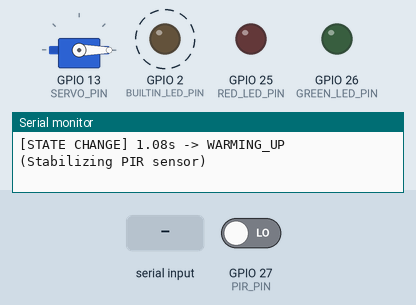
A sketch run on a simulated ESP32. On the bench: servo, output pins drawn as LEDs (lit = HIGH), the last lines printed to the serial monitor. Dashed ring = blinking. Inputs (shaded band) come from the test bench; at power-on: GPIO 27 (PIR_PIN) LOW.

Above: at 1.88 s.
2.3 s: "l\n" received over Serial
At 2.8 s:
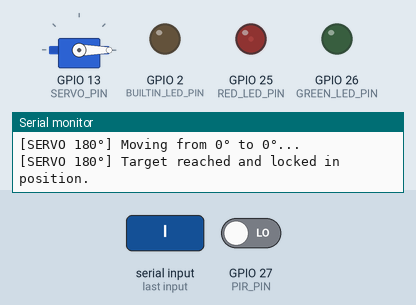
3.8 s: GPIO 27 (PIR_PIN) driven HIGH
At 4.4 s:
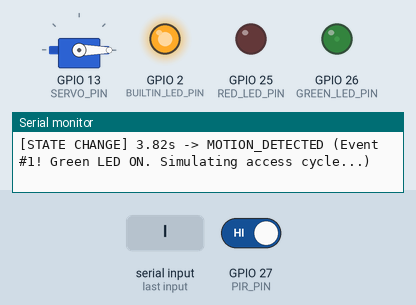
6.8 s: "L\n" received over Serial
At 9.46 s:
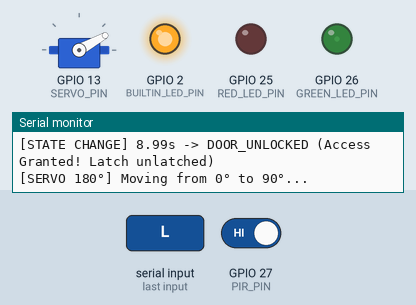
9.8 s: "o\n" received over Serial
At 12.16 s:
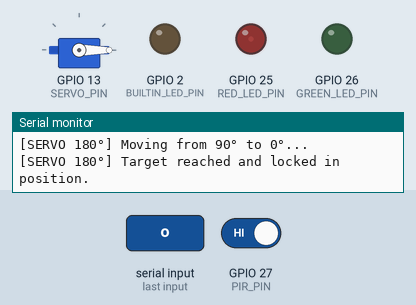
12.8 s: "O\n" received over Serial
At 14.8 s:
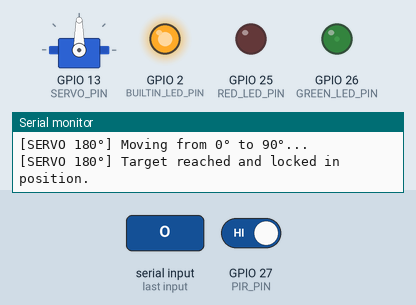
Timing chart, 0 to 16.3 s (numbered marks = the images above; inputs shaded):
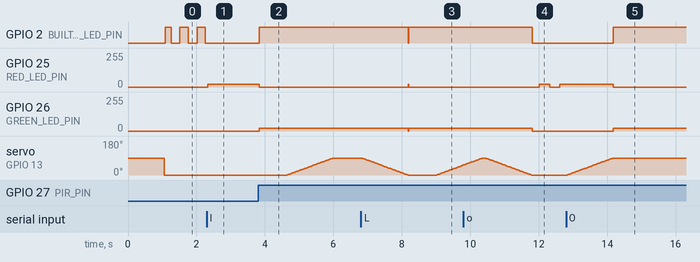

The sketch:

phase2_servo.ino
```cpp
/*
 * ==============================================================================
 * SMART AI DOOR SECURITY SYSTEM — PHASE 2 FIRMWARE
 * ==============================================================================
 * Objective: PIR Motion Detection -> ESP32 -> SG90 Servo Latch & LED Indication
 * Target Board: ESP32 DevKit V1
 * Author: Antigravity AI & Student
 *
 * NEW IN PHASE 2:
 * 1. SG90 Micro-Servo Integration for Physical Door Latch (0° Lock, 90° Unlock).
 * 2. Smooth Angle Interpolation: Steps gradually to prevent high inrush current spikes
 *    that could cause ESP32 USB brownout restarts.
 * 3. Power-Saving Auto-Detach: Cuts PWM pulse 500ms after reaching target angle,
 *    eliminating servo jitter, buzzing, and idle heating.
 * 4. Interactive Serial Console: Type 'o' (Open/Allow), 'd' (Deny/Lock), or 't' (Test)
 *    directly into Serial Monitor to test latch mechanism on demand.
 * 5. Maintained Safe LED Software PWM limiter for zero-resistor breadboards.
 * ==============================================================================
 */

#include <ESP32Servo.h>

// ==========================================
// 1. PIN CONFIGURATION (Change here only)
// ==========================================
#define PIR_PIN          27   // Input: PIR Motion Sensor
#define RED_LED_PIN      25   // Output: Red LED (Locked / Denied)
#define GREEN_LED_PIN    26   // Output: Green LED (Unlocked / Motion)
#define BUILTIN_LED_PIN   2   // Output: Onboard Blue LED (Diagnostic)
#define SERVO_PIN        13   // Output: SG90 Servo PWM Signal

// ==========================================
// 2. SERVO CONFIGURATION (Change here)
// ==========================================
// Set to TRUE if you have an SG90 360° Continuous Rotation Servo (spins continuously like a wheel).
// Set to FALSE if you have a standard 180° Positional Servo (stops at specific angles).
const bool IS_CONTINUOUS_360_SERVO = false;

// Angles for Standard 180° Positional Servo
const int LOCKED_POSITION   = 0;   // Angle for locked/secured latch (0° - 180°)
const int UNLOCKED_POSITION = 90;  // Angle for unlocked/open latch (0° - 180°)
const int SERVO_STEP_DELAY  = 15;  // Milliseconds per degree (smooth motion)

// Settings for 360° Continuous Rotation Servo (if applicable)
const int CONTINUOUS_STOP_VAL   = 90;  // 90 is stopped / neutral
const int CONTINUOUS_OPEN_VAL   = 120; // Rotate forward gently to unlock
const int CONTINUOUS_CLOSE_VAL  = 60;  // Rotate reverse gently to lock
const unsigned long CONTINUOUS_RUN_MS = 600; // Duration to run before stopping

// ==========================================
// 3. ELECTRICAL SAFETY & TIMING SETTINGS
// ==========================================
// Set to TRUE if you have NO external resistors on LEDs.
// Set to FALSE when 220-330 Ohm resistors are installed in series.
const bool USE_PWM_CURRENT_LIMIT = true;
const uint8_t SAFE_LED_DUTY_CYCLE = 22; // ~8% duty cycle

// Timing Settings (in milliseconds)
const unsigned long PIR_WARMUP_MS         = 15000; // HC-SR501 stabilization period
const unsigned long DOOR_UNLOCK_HOLD_MS   = 5000;  // How long door stays unlocked after access
const unsigned long MOTION_COOLDOWN_MS    = 6000;  // Cooldown before next PIR trigger

// ==========================================
// 4. SYSTEM STATE ENUMERATION
// ==========================================
enum DoorState {
  STATE_WARMING_UP,        // Sensor stabilizing on boot
  STATE_IDLE_LOCKED,       // Door securely locked (Red LED ON, Servo 0°)
  STATE_MOTION_DETECTED,   // Motion sensed (Green LED ON, preparing access)
  STATE_DOOR_UNLOCKED,     // Door unlatched (Green LED ON, Servo 90°)
  STATE_COOLDOWN           // Relocking & ignoring transient bounces
};

// Compile-time safety check to prevent input-only pins from being assigned to outputs
static_assert(SERVO_PIN < 34 && SERVO_PIN != 6 && SERVO_PIN != 7 && SERVO_PIN != 8 && SERVO_PIN != 9 && SERVO_PIN != 10 && SERVO_PIN != 11,
              "ERROR: GPIO 34, 35, 36, 39 are INPUT-ONLY pins and cannot be used for Servo or LED outputs!");

// Global Objects & State Variables
Servo doorServo;
DoorState currentState = STATE_WARMING_UP;
unsigned long stateStartTime = 0;
unsigned long lastTelemetryTime = 0;
unsigned long motionTriggerCount = 0;
int currentServoAngle = LOCKED_POSITION;
int lastRedState = -1;
int lastGreenState = -1;

// ==========================================
// 5. HARDWARE CONTROLLERS
// ==========================================

/**
 * Safe LED controller supporting both digital and PWM current-limited modes.
 * Includes state caching to avoid redundant register writes every cycle.
 */
void setLedSafe(uint8_t pin, bool turnOn) {
  if (pin == RED_LED_PIN) {
    if (lastRedState == (turnOn ? 1 : 0)) return;
    lastRedState = (turnOn ? 1 : 0);
  } else if (pin == GREEN_LED_PIN) {
    if (lastGreenState == (turnOn ? 1 : 0)) return;
    lastGreenState = (turnOn ? 1 : 0);
  }

  if (!turnOn) {
    pinMode(pin, OUTPUT);
    digitalWrite(pin, LOW);
    return;
  }

  if (USE_PWM_CURRENT_LIMIT) {
    analogWrite(pin, SAFE_LED_DUTY_CYCLE);
  } else {
    pinMode(pin, OUTPUT);
    digitalWrite(pin, HIGH);
  }
}

/**
 * Actuate the servo latch (supports both 180° Positional and 360° Continuous servos).
 */
void setDoorLatch(bool unlock) {
  if (!doorServo.attached()) {
    doorServo.attach(SERVO_PIN, 500, 2400);
    delay(30);
  }

  if (IS_CONTINUOUS_360_SERVO) {
    // 360-Degree Continuous Rotation Mode
    if (unlock) {
      Serial.println(F("[SERVO 360°] Unlatching (Spinning forward 600ms then STOP)..."));
      doorServo.write(CONTINUOUS_OPEN_VAL);
      delay(CONTINUOUS_RUN_MS);
      doorServo.write(CONTINUOUS_STOP_VAL); // Stop rotation
    } else {
      Serial.println(F("[SERVO 360°] Latching (Spinning reverse 600ms then STOP)..."));
      doorServo.write(CONTINUOUS_CLOSE_VAL);
      delay(CONTINUOUS_RUN_MS);
      doorServo.write(CONTINUOUS_STOP_VAL); // Stop rotation
    }
    Serial.println(F("[SERVO 360°] Stopped at neutral (90)."));
  } else {
    // Standard 180-Degree Positional Servo Mode
    int targetAngle = unlock ? UNLOCKED_POSITION : LOCKED_POSITION;
    targetAngle = constrain(targetAngle, 0, 180);

    Serial.print(F("[SERVO 180°] Moving from "));
    Serial.print(currentServoAngle);
    Serial.print(F("° to "));
    Serial.print(targetAngle);
    Serial.println(F("°..."));

    if (currentServoAngle < targetAngle) {
      for (int pos = currentServoAngle; pos <= targetAngle; pos++) {
        doorServo.write(pos);
        delay(SERVO_STEP_DELAY);
      }
    } else {
      for (int pos = currentServoAngle; pos >= targetAngle; pos--) {
        doorServo.write(pos);
        delay(SERVO_STEP_DELAY);
      }
    }
    currentServoAngle = targetAngle;
    Serial.println(F("[SERVO 180°] Target reached and locked in position."));
  }
}

/**
 * Update physical LED indicators based on current door state.
 */
void updateIndicators() {
  switch (currentState) {
    case STATE_WARMING_UP:
      digitalWrite(BUILTIN_LED_PIN, (millis() / 250) % 2 == 0 ? HIGH : LOW);
      setLedSafe(RED_LED_PIN, false);
      setLedSafe(GREEN_LED_PIN, false);
      break;

    case STATE_IDLE_LOCKED:
      setLedSafe(RED_LED_PIN, true);
      setLedSafe(GREEN_LED_PIN, false);
      digitalWrite(BUILTIN_LED_PIN, LOW);
      break;

    case STATE_MOTION_DETECTED:
    case STATE_DOOR_UNLOCKED:
      setLedSafe(RED_LED_PIN, false);
      setLedSafe(GREEN_LED_PIN, true);
      digitalWrite(BUILTIN_LED_PIN, HIGH);
      break;

    case STATE_COOLDOWN:
      setLedSafe(RED_LED_PIN, (millis() / 300) % 2 == 0 ? true : false);
      setLedSafe(GREEN_LED_PIN, false);
      digitalWrite(BUILTIN_LED_PIN, LOW);
      break;
  }
}

/**
 * Transition the door state machine and log formatted diagnostic telemetry.
 */
void transitionTo(DoorState newState) {
  currentState = newState;
  stateStartTime = millis();

  Serial.println();
  Serial.print(F("[STATE CHANGE] "));
  Serial.print(millis() / 1000.0, 2);
  Serial.print(F("s -> "));

  switch (currentState) {
    case STATE_WARMING_UP:
      Serial.println(F("WARMING_UP (Stabilizing PIR sensor)"));
      break;

    case STATE_IDLE_LOCKED:
      Serial.println(F("IDLE_LOCKED (Door secured. RED LED ON)"));
      setDoorLatch(false); // Lock
      break;

    case STATE_MOTION_DETECTED:
      motionTriggerCount++;
      Serial.print(F("MOTION_DETECTED (Event #"));
      Serial.print(motionTriggerCount);
      Serial.println(F("! Green LED ON. Simulating access cycle...)"));
      break;

    case STATE_DOOR_UNLOCKED:
      Serial.println(F("DOOR_UNLOCKED (Access Granted! Latch unlatched)"));
      setDoorLatch(true); // Unlock
      break;

    case STATE_COOLDOWN:
      Serial.print(F("COOLDOWN (Relocking door latch, ignoring triggers for "));
      Serial.print(MOTION_COOLDOWN_MS / 1000.0, 1);
      Serial.println(F("s)"));
      setDoorLatch(false); // Relock
      break;
  }
}

// ==========================================
// 6. SERIAL COMMAND PROCESSOR (Interactive Testing & Diagnosis)
// ==========================================
void handleSerialCommands() {
  if (!Serial.available()) return;

  char cmd = Serial.read();
  // Discard line endings
  if (cmd == '\r' || cmd == '\n') return;

  Serial.println();
  Serial.print(F("[COMMAND RECEIVED] '"));
  Serial.print(cmd);
  Serial.println(F("'"));

  switch (cmd) {
    case 'o':
    case 'O':
    case 'u':
    case 'U':
      Serial.println(F("[MANUAL] Manual UNLOCK command triggered!"));
      transitionTo(STATE_DOOR_UNLOCKED);
      break;

    case 'l':
    case 'L':
    case 'd':
    case 'D':
      Serial.println(F("[MANUAL] Manual LOCK / DENY command triggered!"));
      transitionTo(STATE_IDLE_LOCKED);
      break;

    // Direct angle tests to identify 180° vs 360° servo
    case '0':
      Serial.println(F("[DIAGNOSTIC] Sending direct 0° pulse..."));
      doorServo.write(0);
      break;

    case '4':
      Serial.println(F("[DIAGNOSTIC] Sending direct 45° pulse..."));
      doorServo.write(45);
      break;

    case '9':
      Serial.println(F("[DIAGNOSTIC] Sending direct 90° pulse (Center for 180° / STOP for 360°)..."));
      doorServo.write(90);
      break;

    case '8':
      Serial.println(F("[DIAGNOSTIC] Sending direct 180° pulse..."));
      doorServo.write(180);
      break;

    case 's':
    case 'S':
      Serial.println(F("[DIAGNOSTIC] Sending STOP / Neutral command (90)..."));
      doorServo.write(90);
      break;

    case 'h':
    case 'H':
    case '?':
      Serial.println(F("--- INTERACTIVE COMMAND MENU ---"));
      Serial.println(F("  'o' or 'u' -> Manually UNLOCK door (Access Granted)"));
      Serial.println(F("  'l' or 'd' -> Manually LOCK door (Access Denied / Idle)"));
      Serial.println(F("  '0'        -> Send 0° angle test"));
      Serial.println(F("  '9'        -> Send 90° angle test (Neutral/Stop)"));
      Serial.println(F("  '8'        -> Send 180° angle test"));
      Serial.println(F("  'h' or '?' -> Show this help menu"));
      Serial.println(F("--------------------------------"));
      break;

    default:
      Serial.println(F("[UNKNOWN] Unrecognized key. Type 'h' or '?' for command menu."));
      break;
  }
}

// ==========================================
// 7. SETUP ROUTINE
// ==========================================
void setup() {
  Serial.begin(115200);
  delay(1000);

  Serial.println(F("=================================================="));
  Serial.println(F("  SMART AI DOOR SECURITY SYSTEM — PHASE 2"));
  Serial.println(F("  PIR + SG90 Servo Latch + Safe LED Controller"));
  Serial.println(F("=================================================="));

  // Pin modes
  pinMode(PIR_PIN, INPUT);
  pinMode(BUILTIN_LED_PIN, OUTPUT);
  pinMode(RED_LED_PIN, OUTPUT);
  pinMode(GREEN_LED_PIN, OUTPUT);

  // Configure standard 50Hz frequency for SG90 servo
  doorServo.setPeriodHertz(50);

  // Safety report
  Serial.print(F("[SAFETY] LED PWM Current Limiting: "));
  Serial.println(USE_PWM_CURRENT_LIMIT ? F("ACTIVE (~8% duty cycle)") : F("OFF"));
  Serial.print(F("[CONFIG] Servo Pin: GPIO "));
  Serial.print(SERVO_PIN);
  Serial.print(F(" | Locked: "));
  Serial.print(LOCKED_POSITION);
  Serial.print(F("° | Unlocked: "));
  Serial.print(UNLOCKED_POSITION);
  Serial.println(F("°"));

  Serial.println(F("[INFO] Interactive Console Active! Type 'h' anytime for commands."));

  // Initial secure positioning
  Serial.println(F("[INIT] Securing latch to initial LOCKED position..."));
  setDoorLatch(false); // Initial locked position

  Serial.println(F("\n[INIT] PIR sensor warming up... Please keep area motionless."));
  transitionTo(STATE_WARMING_UP);
}

// ==========================================
// 8. MAIN SUPERVISORY LOOP
// ==========================================
void loop() {
  unsigned long now = millis();
  int rawPir = digitalRead(PIR_PIN);

  // Process any incoming keystrokes from Serial Monitor
  handleSerialCommands();

  // Update LED states
  updateIndicators();

  // State Machine Evaluation
  switch (currentState) {
    case STATE_WARMING_UP: {
      unsigned long elapsed = now - stateStartTime;
      if (now - lastTelemetryTime >= 3000) {
        lastTelemetryTime = now;
        long remaining = (long)(PIR_WARMUP_MS - elapsed) / 1000;
        if (remaining > 0) {
          Serial.print(F("[WARMUP] Calibrating PIR... "));
          Serial.print(remaining);
          Serial.println(F("s remaining"));
        }
      }

      if (elapsed >= PIR_WARMUP_MS) {
        Serial.println(F("[WARMUP COMPLETE] System armed & secure."));
        transitionTo(STATE_IDLE_LOCKED);
      }
      break;
    }

    case STATE_IDLE_LOCKED: {
      if (rawPir == HIGH) {
        // Motion detected: Begin access cycle
        transitionTo(STATE_MOTION_DETECTED);
      }
      break;
    }

    case STATE_MOTION_DETECTED: {
      // Small pause (800ms) to let visual Green LED register before opening latch
      if (now - stateStartTime >= 800) {
        transitionTo(STATE_DOOR_UNLOCKED);
      }
      break;
    }

    case STATE_DOOR_UNLOCKED: {
      // Hold door open for configured unlock duration
      if (now - stateStartTime >= DOOR_UNLOCK_HOLD_MS) {
        Serial.println(F("[TIMER] Unlock duration expired. Relocking door..."));
        transitionTo(STATE_COOLDOWN);
      }
      break;
    }

    case STATE_COOLDOWN: {
      // Return to IDLE_LOCKED when cooldown passes and PIR is clear
      if ((now - stateStartTime >= MOTION_COOLDOWN_MS) && (rawPir == LOW)) {
        transitionTo(STATE_IDLE_LOCKED);
      }
      break;
    }
  }

  // Periodic heartbeat in idle state
  if (currentState == STATE_IDLE_LOCKED && (now - lastTelemetryTime >= 5000)) {
    lastTelemetryTime = now;
    Serial.print(F("[HEARTBEAT] Armed & LOCKED | PIR: "));
    Serial.print(rawPir == HIGH ? F("HIGH") : F("LOW"));
    Serial.print(F(" | Servo: "));
    Serial.print(currentServoAngle);
    Serial.print(F("° | Events: "));
    Serial.println(motionTriggerCount);
  }

  delay(20);
}
```

Measured:
- after the input at 2.3 s, GPIO 2 (BUILTIN_LED_PIN): stops changing and stays LOW; GPIO 25 (RED_LED_PIN): 0/255 → 22/255 at once
- after the input at 3.8 s, GPIO 2 (BUILTIN_LED_PIN): LOW → HIGH at once; GPIO 25 (RED_LED_PIN): 22/255 → 0/255 at once; GPIO 26 (GREEN_LED_PIN): 0/255 → 22/255 at once; servo on GPIO 13 (SERVO_PIN): moves from 0° to 90° over 1.3 s, starting after 0.85 s
- after the input at 6.8 s, GPIO 2 (BUILTIN_LED_PIN): HIGH → LOW after 1.4 s, → HIGH 0.03 s later; GPIO 25 (RED_LED_PIN): 0/255 → 22/255 after 1.4 s, → 0/255 0.03 s later; GPIO 26 (GREEN_LED_PIN): 22/255 → 0/255 after 1.4 s, → 22/255 0.03 s later
- after the input at 9.8 s, GPIO 2 (BUILTIN_LED_PIN): HIGH → LOW after 2.0 s; GPIO 25 (RED_LED_PIN): 0/255 → 22/255 after 2.2 s, → 0/255 0.30 s later, → 22/255 0.30 s later; GPIO 26 (GREEN_LED_PIN): 22/255 → 0/255 after 2.0 s
- after the input at 12.8 s, GPIO 2 (BUILTIN_LED_PIN): LOW → HIGH after 1.4 s; GPIO 26 (GREEN_LED_PIN): 0/255 → 22/255 after 1.4 s; servo on GPIO 13 (SERVO_PIN): moves from 0° to 90° over 1.3 s, starting at once
- by itself, GPIO 2 (BUILTIN_LED_PIN): alternates HIGH for 0.24 s and LOW for 0.25 s
